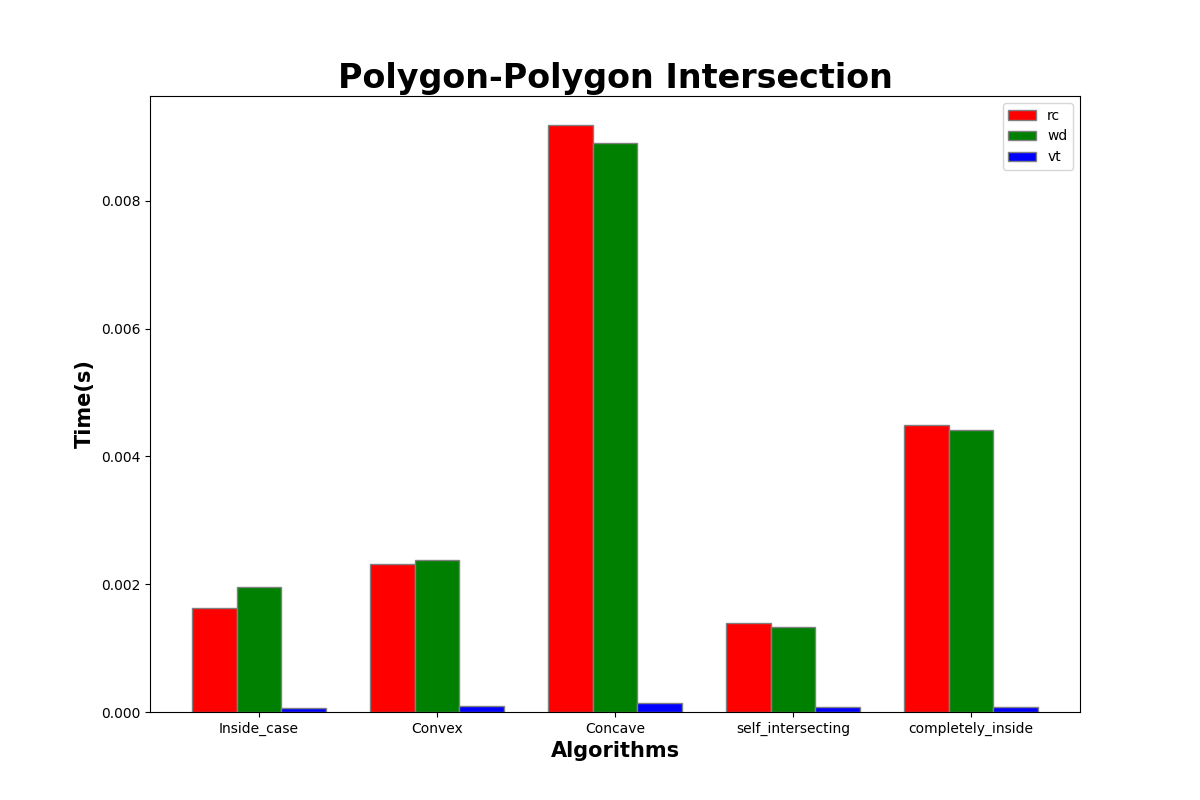
#> input picture test/graphs/poly_intersection_graph.png, 1200 x 800 px, found by its file name
$ python concat_graphs.py
#> lines starting #> are read from the running program, lines starting #| are printed output that depends on the picture
from PIL import Image

graph1 = Image.open('test/graphs/poly_intersection_graph.png')
#> graph1 is the input picture: PIL image 1200x800 RGBA; mean R, G, B, A 236.6, 229.5, 222.9, 255
graph2 = Image.open('test/graphs/pip_graph.png')
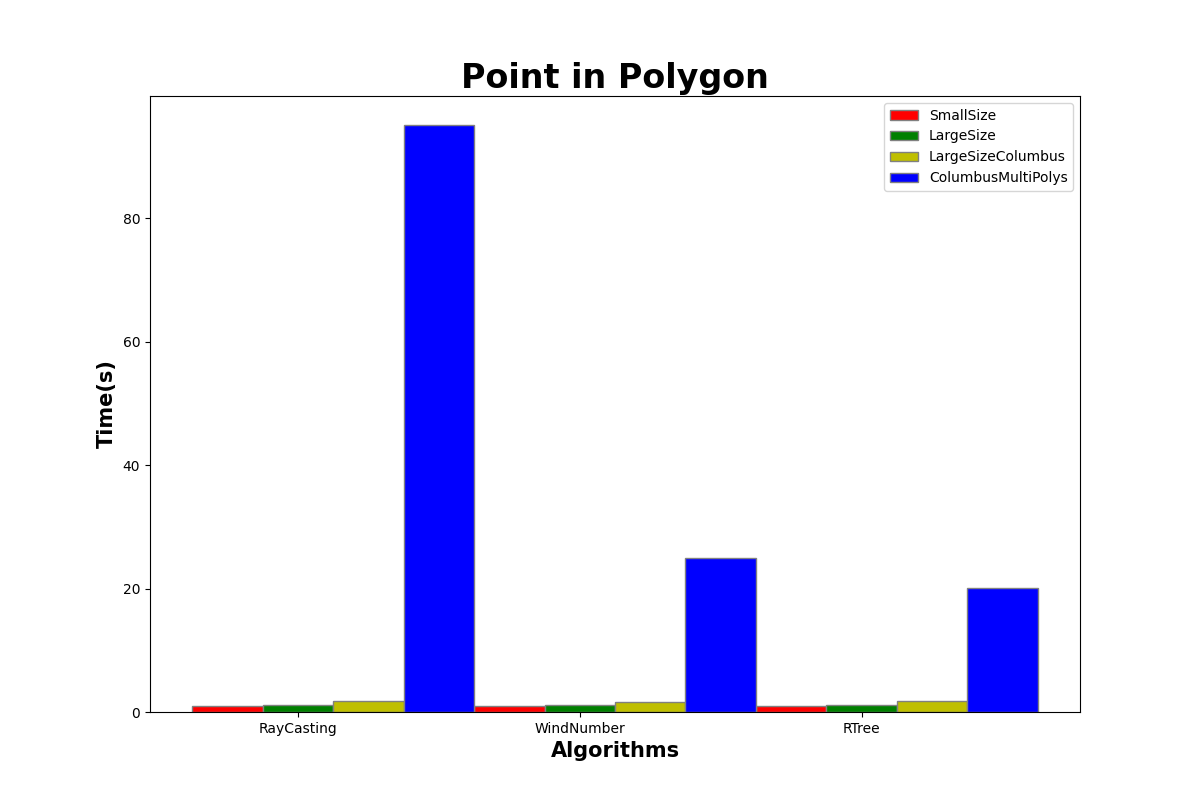
#> input picture test/graphs/pip_graph.png, 1200 x 800 px, found by its file name
#> graph2 is the input picture: PIL image 1200x800 RGBA; mean R, G, B, A 235.3, 235.2, 250.4, 255

finalImage = Image.new('RGB', (graph1.width, graph1.height + graph2.height))
#> finalImage: PIL image 1200x1600 RGB; every value is 0
finalImage.paste(graph1, (0,0))
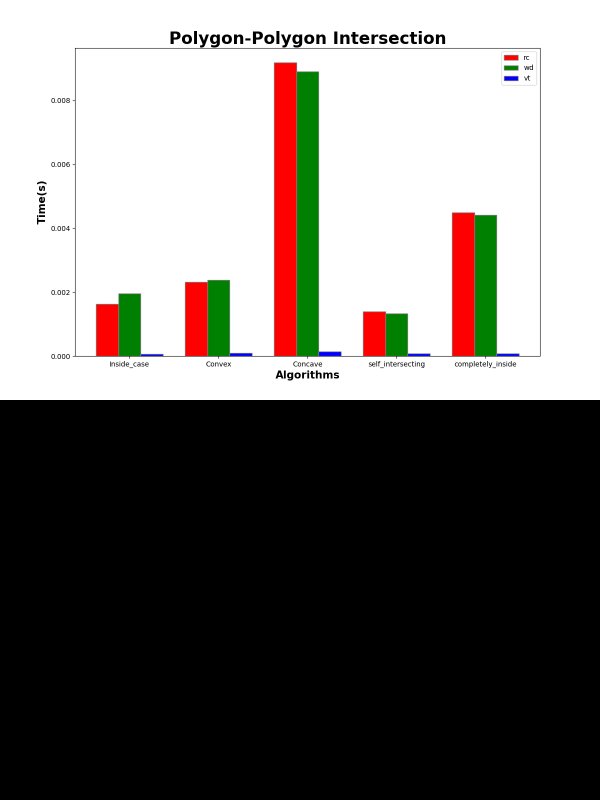
#> finalImage: PIL image 1200x1600 RGB (shown at 1/2 size); mean R, G, B 118.3, 114.8, 111.5
finalImage.paste(graph2, (0,graph1.height))
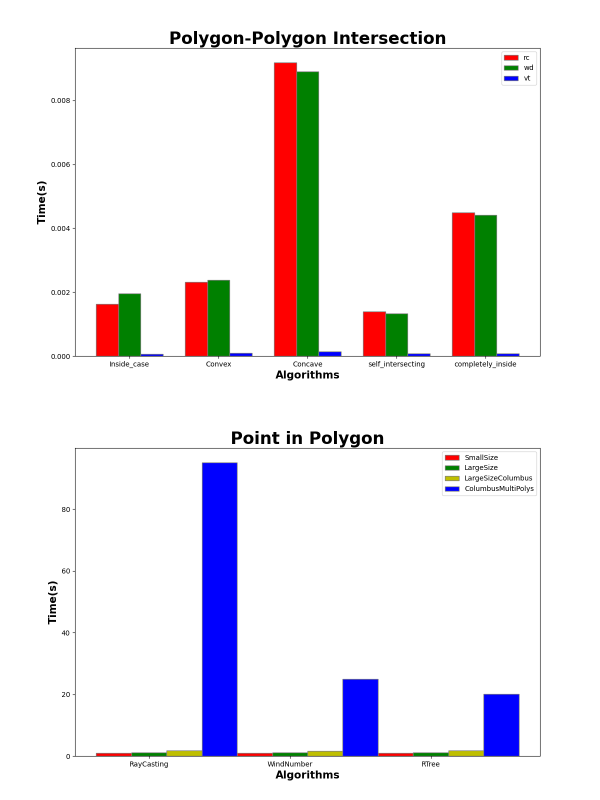
#> finalImage: PIL image 1200x1600 RGB (shown at 1/2 size); mean R, G, B 236, 232.3, 236.7

finalImage.save('test/graphs/concat_graphs.png')
